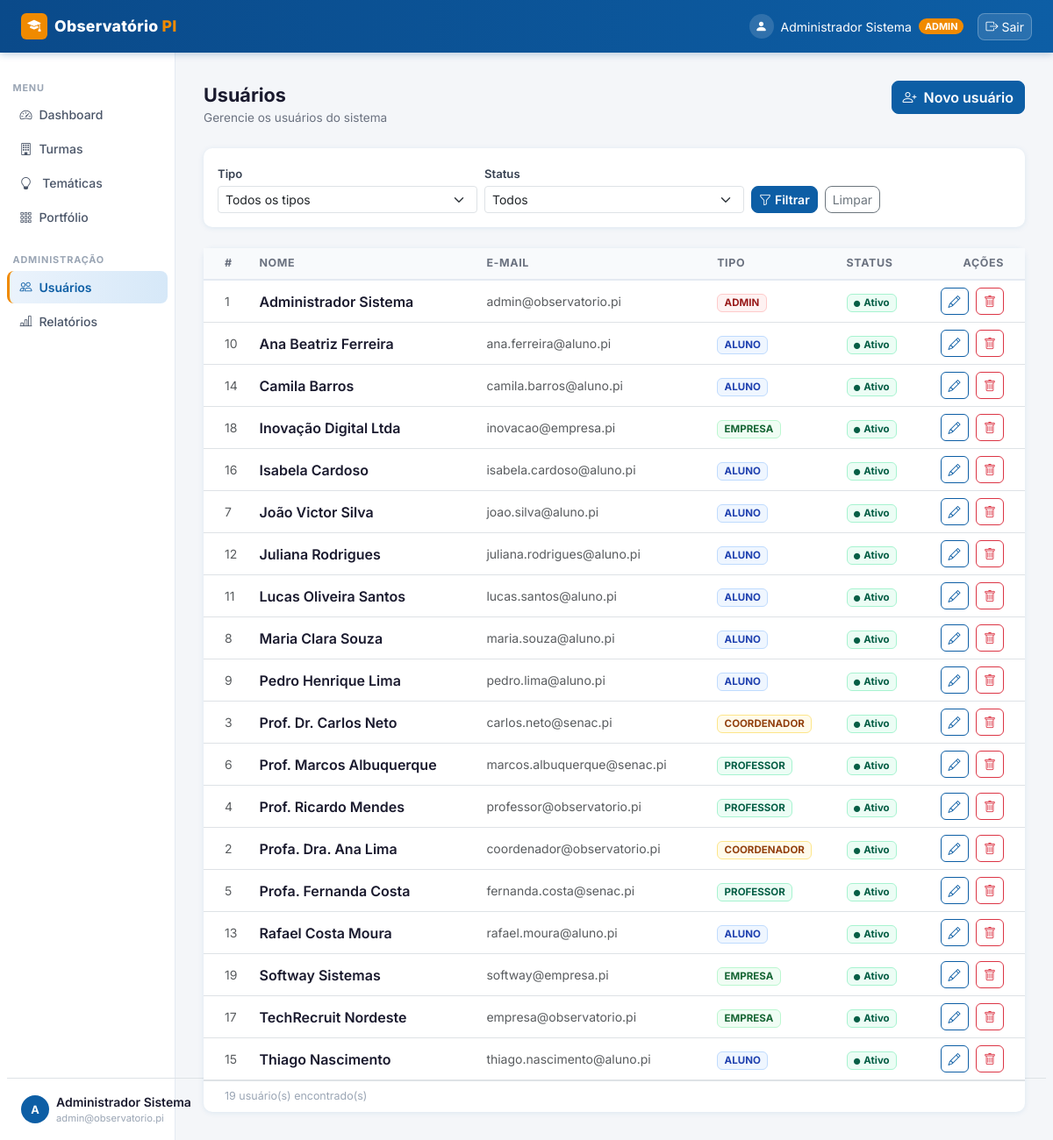
The page /usuarios (signed in) on the database its author committed.
### observatorio_pi/app/models/user.py (models this page shows)
class User(Base):
    __tablename__ = "users"
    id           = Column(Integer, primary_key=True, index=True)
    nome         = Column(String, nullable=False)
    email        = Column(String, unique=True, index=True, nullable=False)
    senha_hash   = Column(String, nullable=False)
    tipo         = Column(String, default="ALUNO", nullable=False)
    ativo        = Column(Boolean, default=True, nullable=False)
    bio          = Column(Text, default="")          # apresentação pessoal
    linkedin     = Column(String, default="")        # URL LinkedIn
    github       = Column(String, default="")        # URL GitHub
    portfolio_url= Column(String, default="")        # site/portfolio pessoal
    area_interesse = Column(String, default="")      # ex: "Backend, IA, Mobile"
    cidade       = Column(String, default="")        # localização
    telefone     = Column(String, default="")        # contato para empresas

### observatorio_pi/app/main.py (the view)
@app.get("/usuarios", response_class=HTMLResponse)
def listar_usuarios_view(request: Request, filtro_tipo: str = "", filtro_ativo: str = "", db: Session = Depends(get_db)):
    usuario = get_usuario_logado(request, db)
    if not usuario:
        return RedirectResponse(url="/", status_code=303)
    if usuario.tipo != "ADMIN":
        return RedirectResponse(url="/dashboard", status_code=303)
    query = db.query(User)
    if filtro_tipo:
        query = query.filter(User.tipo == filtro_tipo)
    if filtro_ativo != "":
        query = query.filter(User.ativo == (filtro_ativo == "true"))
    return templates.TemplateResponse("usuarios.html", {
        "request": request, "usuario": usuario,
        "usuarios": query.order_by(User.nome).all(),
        "filtro_tipo": filtro_tipo, "filtro_ativo": filtro_ativo,
        "sucesso": request.query_params.get("sucesso"),
        "erro": request.query_params.get("erro"),
        "active_page": "usuarios",
    })

### observatorio_pi/app/templates/usuarios.html (shortened to what this page needs)
{% extends "base_auth.html" %}
{% block content %}
<div class="d-flex justify-content-between align-items-start mb-4">
    <div>
        <div class="page-title">Usuários</div>
        <div class="page-subtitle">Gerencie os usuários do sistema</div>
    </div>
    <a href="/usuarios/novo" class="btn btn-primary" style="border-radius:8px;">
        <i class="bi bi-person-plus me-2"></i>Novo usuário
    </a>
</div>
<div class="card p-3 mb-4">
    <form method="get" action="/usuarios" class="row g-2 align-items-end">
        <div class="col-sm-4">
            <label class="form-label fw-semibold mb-1" style="font-size:.82rem;color:#374151;">Tipo</label>
            <select name="filtro_tipo" class="form-select form-select-sm">
                <option value="">Todos os tipos</option>
            </select>
        </div>
        <div class="col-sm-4">
            <label class="form-label fw-semibold mb-1" style="font-size:.82rem;color:#374151;">Status</label>
            <select name="filtro_ativo" class="form-select form-select-sm">
                <option value="">Todos</option>
            </select>
        </div>
        <div class="col-sm-4 d-flex gap-2">
            <button type="submit" class="btn btn-primary btn-sm" style="border-radius:8px;">
                <i class="bi bi-funnel me-1"></i>Filtrar
            </button>
            <a href="/usuarios" class="btn btn-outline-secondary btn-sm" style="border-radius:8px;">Limpar</a>
        </div>
    </form>
</div>
<div class="card">
    <div class="table-responsive">
        <table class="table table-hover align-middle mb-0">
            <thead>
                <tr>
                    <th class="ps-4">#</th>
                    <th>Nome</th>
                    <th>E-mail</th>
                    <th>Tipo</th>
                    <th>Status</th>
                    <th class="text-end pe-4">Ações</th>
                </tr>
            </thead>
            <tbody>
                {% if usuarios %}
                {% for u in usuarios %}
                <tr>
                    <td class="ps-4 text-muted small">{{ u.id }}</td>
                    <td class="fw-semibold" style="color:#1a1a2e;">{{ u.nome }}</td>
                    <td class="text-muted small">{{ u.email }}</td>
                    <td>
                        {% set cor_map = {
                            "ALUNO":       ("eff6ff", "1e40af", "bfdbfe"),
                            "PROFESSOR":   ("ecfdf5", "065f46", "a7f3d0"),
                            "COORDENADOR": ("fffbeb", "92400e", "fde68a"),
                            "EMPRESA":     ("f0fdf4", "166534", "bbf7d0"),
                            "ADMIN":       ("fef2f2", "991b1b", "fecaca"),
                        } %}
                        {% set cores = cor_map.get(u.tipo, ("f3f4f6","374151","d1d5db")) %}
                        <span class="badge badge-tipo"
                              style="background:#{{ cores[0] }};color:#{{ cores[1] }};border:1px solid #{{ cores[2] }};">
                            {{ u.tipo }}
                        </span>
                    </td>
                    <td>
                        {% if u.ativo %}
                        <span class="badge" style="background:#ecfdf5;color:#065f46;border:1px solid #a7f3d0;font-size:.72rem;">
                            <i class="bi bi-circle-fill me-1" style="font-size:.45rem;"></i>Ativo
                        </span>
                        {% else %}
                        <span class="badge" style="background:#f3f4f6;color:#6b7280;border:1px solid #d1d5db;font-size:.72rem;">
                            <i class="bi bi-circle me-1" style="font-size:.45rem;"></i>Inativo
                        </span>
                        {% endif %}
                    </td>
                    <td class="text-end pe-4">
                        <a href="/usuarios/{{ u.id }}/editar"
                           class="btn btn-outline-primary btn-sm me-1" style="border-radius:6px;" title="Editar">
                            <i class="bi bi-pencil"></i>
                        </a>
                        <button type="button"
                                class="btn btn-sm btn-outline-danger" style="border-radius:6px;"
                                title="Excluir"
                                data-bs-toggle="modal" data-bs-target="#modalDeletar"
                                data-id="{{ u.id }}" data-nome="{{ u.nome }}">
                            <i class="bi bi-trash"></i>
                        </button>
                    </td>
                </tr>
                {% endfor %}
                {% endif %}
            </tbody>
        </table>
    </div>
    {% if usuarios %}
    <div class="px-4 py-2 border-top" style="font-size:.78rem;color:#9aa5b4;">
        {{ usuarios | length }} usuário(s) encontrado(s)
    </div>
    {% endif %}
</div>
{% endblock %}

### observatorio_pi/app/templates/base_auth.html (shortened to what this page needs)
{% extends "base.html" %}
{% block body %}
<nav class="navbar navbar-senac navbar-expand-lg">
    <div class="container-fluid px-4">
        <a class="navbar-brand d-flex align-items-center gap-2" href="/dashboard">
            <div style="background:var(--senac-orange);border-radius:6px;width:30px;height:30px;display:flex;align-items:center;justify-content:center;">
                <i class="bi bi-mortarboard-fill text-white" style="font-size:.95rem;"></i>
            </div>
            <span>Observatório <span class="brand-dot">PI</span></span>
        </a>
        <div class="ms-auto d-flex align-items-center gap-3">
            <span class="text-white-50 small d-none d-sm-flex align-items-center gap-2">
                <span style="width:28px;height:28px;background:rgba(255,255,255,.15);border-radius:50%;display:flex;align-items:center;justify-content:center;">
                    <i class="bi bi-person-fill text-white"></i>
                </span>
                <span class="text-white">{{ usuario.nome }}</span>
                <span class="badge rounded-pill" style="background:var(--senac-orange);font-size:.68rem;font-weight:700;">{{ usuario.tipo }}</span>
            </span>
            <a href="/logout" class="btn btn-sm d-flex align-items-center gap-1"
               style="background:rgba(255,255,255,.12);color:#fff;border:1px solid rgba(255,255,255,.25);border-radius:8px;">
                <i class="bi bi-box-arrow-right"></i><span class="d-none d-sm-inline">Sair</span>
            </a>
        </div>
    </div>
</nav>
<div class="container-fluid g-0">
    <div class="row g-0">
        <nav class="col-md-2 d-none d-md-block sidebar">
            <div class="sidebar-section-label">Menu</div>
            <ul class="nav flex-column px-2">
                <li class="nav-item">
                    <a class="nav-link {% if active_page == 'dashboard' %}active{% endif %}" href="/dashboard">
                        <i class="bi bi-speedometer2 me-2"></i>Dashboard
                    </a>
                </li>
                {% if usuario.tipo in ('ADMIN','COORDENADOR') %}
                <li class="nav-item">
                    <a class="nav-link {% if active_page == 'turmas' %}active{% endif %}" href="/turmas">
                        <i class="bi bi-building me-2"></i>Turmas
                    </a>
                </li>
                {% endif %}
                <li class="nav-item">
                    <a class="nav-link {% if active_page == 'tematicas' %}active{% endif %}" href="/tematicas">
                        <i class="bi bi-lightbulb me-2"></i>
                        {% if usuario.tipo == 'ALUNO' %}Minhas Temáticas{% else %}Temáticas{% endif %}
                    </a>
                </li>
                <li class="nav-item">
                    <a class="nav-link {% if active_page == 'portfolio' %}active{% endif %}" href="/portfolio">
                        <i class="bi bi-grid-3x3-gap me-2"></i>Portfólio
                    </a>
                </li>
            </ul>
            {% if usuario.tipo in ('ADMIN','COORDENADOR') %}
            <div class="sidebar-section-label mt-2">Administração</div>
            <ul class="nav flex-column px-2">
                {% if usuario.tipo == 'ADMIN' %}
                <li class="nav-item">
                    <a class="nav-link {% if active_page == 'usuarios' %}active{% endif %}" href="/usuarios">
                        <i class="bi bi-people me-2"></i>Usuários
                    </a>
                </li>
                {% endif %}
                <li class="nav-item">
                    <a class="nav-link {% if active_page == 'relatorios' %}active{% endif %}" href="/relatorios">
                        <i class="bi bi-bar-chart-line me-2"></i>Relatórios
                    </a>
                </li>
            </ul>
            {% endif %}
            <div class="px-3 pt-3 border-top mx-2" style="position:absolute;bottom:1rem;left:0;right:0;">
                <div class="d-flex align-items-center gap-2">
                    <div class="rounded-circle d-flex align-items-center justify-content-center flex-shrink-0"
                         style="width:32px;height:32px;background:var(--senac-blue);color:#fff;font-size:.8rem;font-weight:700;">
                        {{ usuario.nome[0].upper() }}
                    </div>
                    <div style="min-width:0;">
                        <div class="small fw-semibold text-truncate" style="color:#1a1a2e;">{{ usuario.nome }}</div>
                        <div class="text-truncate" style="font-size:.7rem;color:#9aa5b4;">{{ usuario.email }}</div>
                    </div>
                </div>
            </div>
        </nav>
        <main class="col-md-10 main-content" style="min-height:calc(100vh - 60px);">
            {% block content %}{% endblock %}
        </main>
    </div>
</div>
{% endblock %}

### observatorio_pi/app/templates/base.html (style rules this page uses)
:root { --senac-blue: #0D5EA5; --senac-blue-dark: #0A4A8A; --senac-blue-deeper: #083A6E; --senac-orange: #F08A00; --senac-orange-dark: #D47A00; --senac-orange-light:#FFF3DC; --senac-bg: #F4F6F9; --senac-sidebar-bg: #FFFFFF; --senac-card-shadow: 0 1px 6px rgba(13,94,165,.10); --senac-radius: 10px; }
*, *::before, *::after { box-sizing: border-box; }
body { font-family: 'Inter', system-ui, sans-serif; background-color: var(--senac-bg); color: #1a1a2e; }
.btn-primary { background-color: var(--senac-blue); border-color: var(--senac-blue); color: #fff; font-weight: 600; }
.btn-outline-primary { color: var(--senac-blue); border-color: var(--senac-blue); }
a { color: var(--senac-blue); }
.card { border: none; border-radius: var(--senac-radius); box-shadow: var(--senac-card-shadow); }
.badge-tipo { font-size: .72rem; }
.navbar-senac { background: linear-gradient(90deg, var(--senac-blue-dark) 0%, var(--senac-blue) 100%); box-shadow: 0 2px 8px rgba(10,74,138,.25); min-height: 60px; }
.navbar-senac .navbar-brand { font-weight: 800; font-size: 1.1rem; letter-spacing: .3px; color: #fff !important; }
.navbar-senac .navbar-brand .brand-dot { color: var(--senac-orange); }
.sidebar { min-height: calc(100vh - 60px); background: var(--senac-sidebar-bg); border-right: 1px solid #e4eaf2; padding-top: 1.25rem; }
.sidebar .nav-link { color: #4a5568; border-radius: 8px; margin-bottom: 2px; padding: .5rem .9rem; font-size: .875rem; font-weight: 500; transition: background .15s, color .15s; }
.sidebar .nav-link i { width: 20px; }
.sidebar .nav-link.active { background: linear-gradient(90deg, #EBF3FC 0%, #D6E8F8 100%); color: var(--senac-blue); font-weight: 600; border-left: 3px solid var(--senac-orange); padding-left: calc(.9rem - 3px); }
.sidebar-section-label { font-size: .68rem; font-weight: 700; text-transform: uppercase; letter-spacing: .08em; color: #9aa5b4; padding: .75rem .9rem .25rem; }
.main-content { padding: 2rem; }
.page-title { font-size: 1.35rem; font-weight: 700; color: #1a1a2e; }
.page-subtitle { font-size: .85rem; color: #6b7280; }
.table thead th { font-size: .78rem; font-weight: 700; text-transform: uppercase; letter-spacing: .05em; color: #6b7280; border-bottom: 2px solid #e4eaf2; background: #f8fafc; }

### rows shown on the page
User: nome "Administrador Sistema", tipo "ADMIN", nome "A", email "admin@observatorio.pi", id "1", ativo True (drawn)
User: id "10", nome "Ana Beatriz Ferreira", email "ana.ferreira@aluno.pi", tipo "ALUNO", ativo True (drawn)
User: id "14", nome "Camila Barros", email "camila.barros@aluno.pi", tipo "ALUNO", ativo True (drawn)
User: id "18", nome "Inovação Digital Ltda", email "inovacao@empresa.pi", tipo "EMPRESA", ativo True (drawn)
User: id "16", nome "Isabela Cardoso", email "isabela.cardoso@aluno.pi", tipo "ALUNO", ativo True (drawn)
User: id "7", nome "João Victor Silva", email "joao.silva@aluno.pi", tipo "ALUNO", ativo True (drawn)
User: id "12", nome "Juliana Rodrigues", email "juliana.rodrigues@aluno.pi", tipo "ALUNO", ativo True (drawn)
User: id "11", nome "Lucas Oliveira Santos", email "lucas.santos@aluno.pi", tipo "ALUNO", ativo True (drawn)
User: id "8", nome "Maria Clara Souza", email "maria.souza@aluno.pi", tipo "ALUNO", ativo True (drawn)
User: id "9", nome "Pedro Henrique Lima", email "pedro.lima@aluno.pi", tipo "ALUNO", ativo True (drawn)
User: id "3", nome "Prof. Dr. Carlos Neto", email "carlos.neto@senac.pi", tipo "COORDENADOR", ativo True (drawn)
User: id "6", nome "Prof. Marcos Albuquerque", email "marcos.albuquerque@senac.pi", tipo "PROFESSOR", ativo True (drawn)
User: id "4", nome "Prof. Ricardo Mendes", email "professor@observatorio.pi", tipo "PROFESSOR", ativo True (drawn)
User: id "2", nome "Profa. Dra. Ana Lima", email "coordenador@observatorio.pi", tipo "COORDENADOR", ativo True (drawn)
User: id "5", nome "Profa. Fernanda Costa", email "fernanda.costa@senac.pi", tipo "PROFESSOR", ativo True (drawn)
User: id "13", nome "Rafael Costa Moura", email "rafael.moura@aluno.pi", tipo "ALUNO", ativo True (drawn)
User: id "19", nome "Softway Sistemas", email "softway@empresa.pi", tipo "EMPRESA", ativo True (drawn)
User: id "17", nome "TechRecruit Nordeste", email "empresa@observatorio.pi", tipo "EMPRESA", ativo True (drawn)
User: id "15", nome "Thiago Nascimento", email "thiago.nascimento@aluno.pi", tipo "ALUNO", ativo True (drawn)

### other values the page prints
{{ usuarios | length }} "19"
